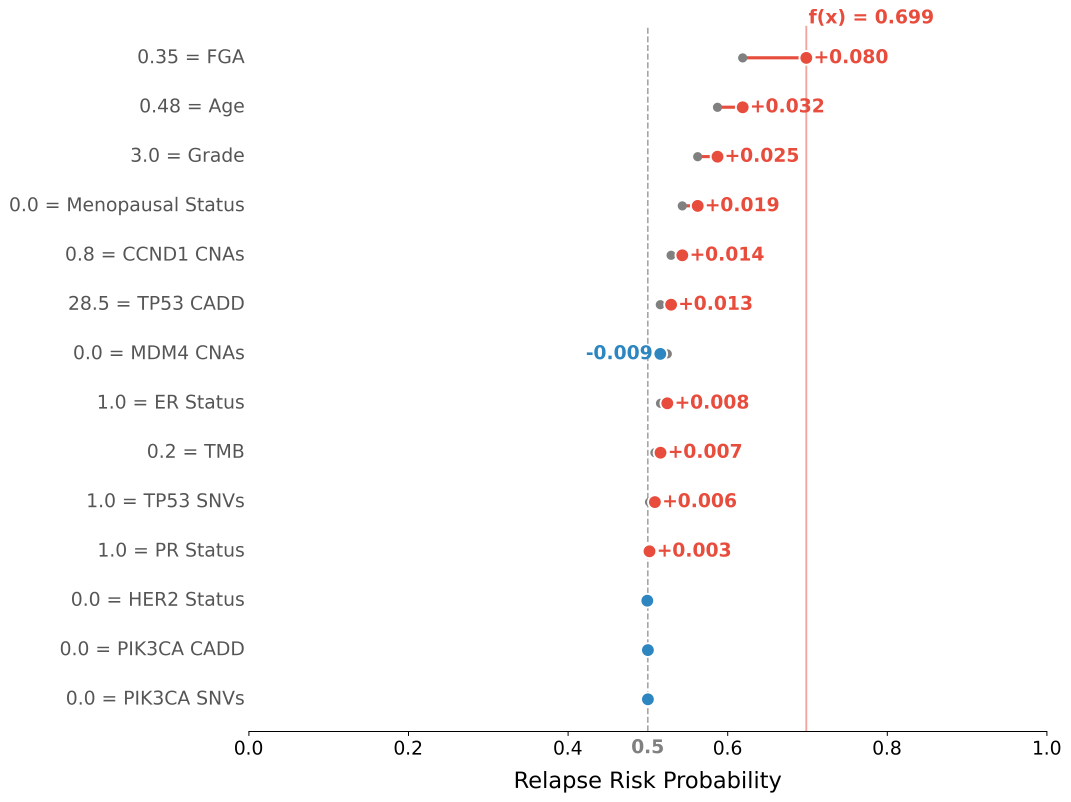
#> input picture datasets/final_model/example_patient_shap.png, 5353 x 4008 px, found by its file name (shown at 1/5 size)
$ python 'FIg S2.py'
#> lines starting #> are read from the running program, lines starting #| are printed output that depends on the picture
import os
import matplotlib
matplotlib.use('Agg')
import matplotlib.pyplot as plt
import matplotlib.image as mpimg

base_dir = '/Users/cagriozdemir/PycharmProjects/Machine learning-based relapse prediction '
SAVE_DIR = os.path.join(base_dir, 'datasets', 'final_model')

img_a = mpimg.imread(os.path.join(SAVE_DIR, 'example_patient_shap.png'))
#> img_a is the input picture: shape (4008, 5353, 4) float32; mean R, G, B, A 0.782, 0.782, 0.782, 0.782
img_b = mpimg.imread(os.path.join(SAVE_DIR, 'example_patient_shap2.png'))
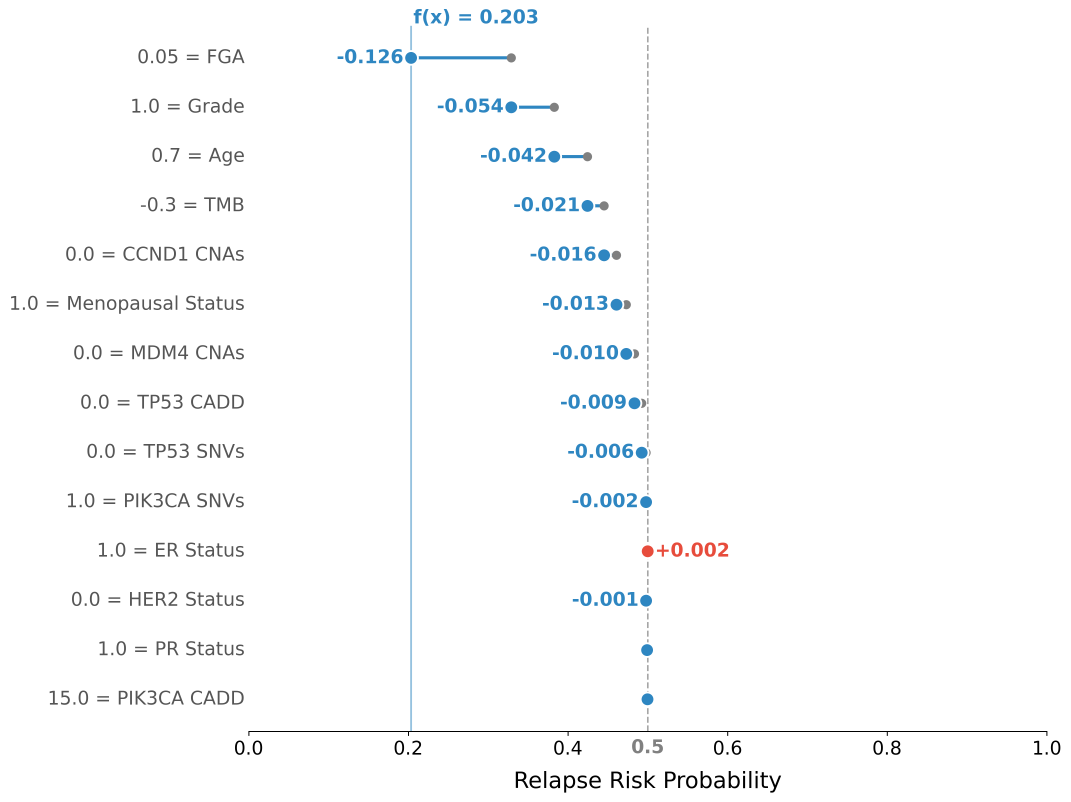
#> input picture datasets/final_model/example_patient_shap2.png, 5353 x 4008 px, found by its file name (shown at 1/5 size)
#> img_b is the input picture: shape (4008, 5353, 4) float32; mean R, G, B, A 0.782, 0.782, 0.782, 0.782

fig, axes = plt.subplots(2, 1, figsize=(14, 20))

panels = [
    (axes[0], img_a),
    (axes[1], img_b),
]

for ax, img in panels:
    ax.imshow(img)
    ax.axis('off')
#> this loop made 2 passes

plt.subplots_adjust(hspace=0.05)
plt.tight_layout()

# Panel labels — a top, b bottom
label_positions = [
    ('a', 0.02, 0.97),
    ('b', 0.02, 0.49),
]

for label, x, y in label_positions:
    fig.text(x, y, label, fontsize=32, fontweight='bold',
             va='top', ha='left', transform=fig.transFigure)

save_path = os.path.join(SAVE_DIR, 'shap_waterfall.png')
plt.savefig(save_path, dpi=450, bbox_inches='tight',
            facecolor='white', edgecolor='none')
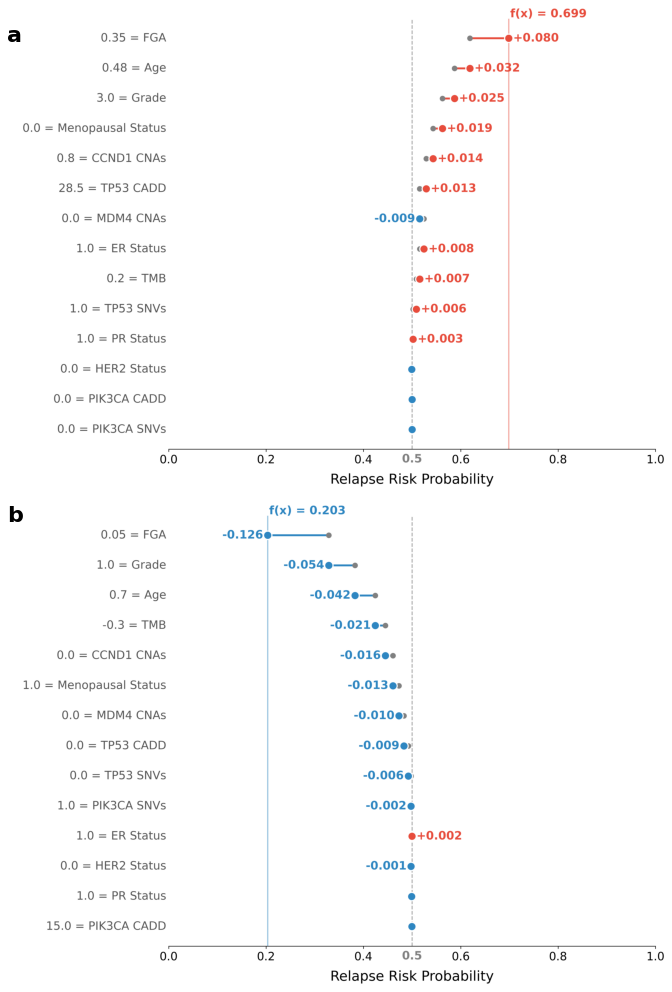
#> figure drawn by matplotlib, 2 panels
plt.close()

print(f"Combined figure saved -> {save_path}")
